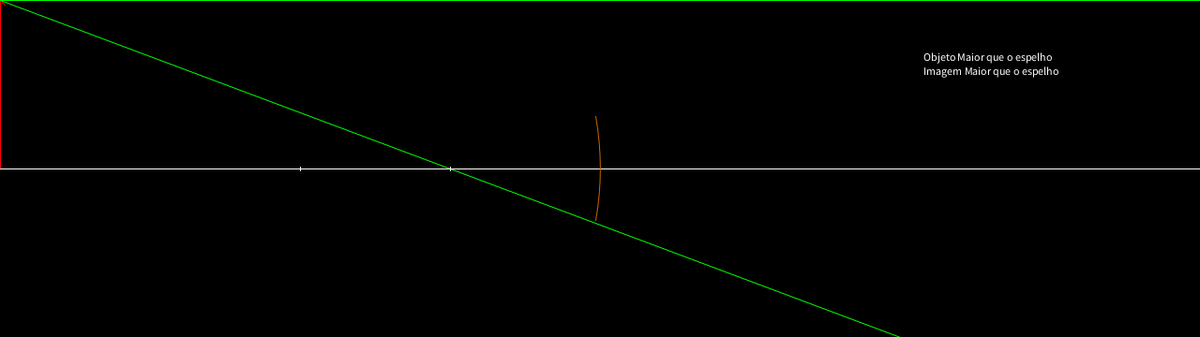
Frame 1 (no input)
Frame 60 (the mouse pressed at the canvas centre just before this capture): identical to frame 1, image omitted
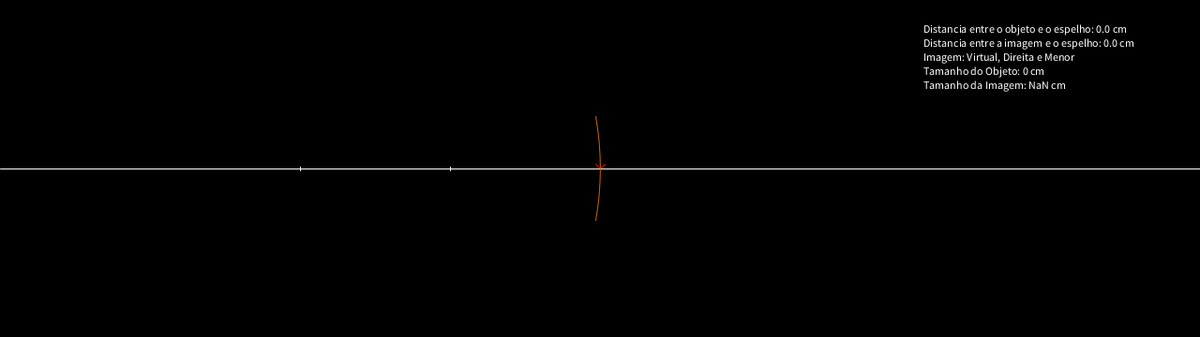
Frame 120 (the mouse held since frame 60 and released just before this capture)

The Processing sketch that drew these frames (run headless with seeded random() and noise(); from frame 60 on, the mouse is pressed at the canvas centre):

// Processing sketch: EspelhoEsferico
// ── EspelhoEsferico.pde
void setup() {
  size(1280, 360);
}

float equacaoRetaY(float x1, float y1, float x2, float y2, float x) { //calcula a altura do ponto na reta de acordo com a largura
  float coeficiente = (y2 - y1)/(x2 - x1);
  float y = (coeficiente * (x - x1)) + y1;
  return y;
}

float equacaoRetaX(float x1, float y1, float x2, float y2, float y) {//calcula a largura do ponto na reta de acordo com a altura
  float coeficiente = (y2 - y1)/(x2 - x1);
  float x = ((y-y1)/coeficiente)+x1;
  return x;
}

float equacaoGauss(float foco, float P){
  float PLinha = 0.;
  PLinha = (foco*P)/(P-foco);
  return PLinha;
}

float aumentoLinear(float PLinha, float P){
  float aumento = 0.;
  aumento = -PLinha/P;
  return aumento;
}

void draw() {
  Integer vObjeto = this.height/2 - mouseY;//altura e largura do Objeto
  PVector pObjeto = new PVector(mouseX, this.height/2 - vObjeto);//posição do topo do objeto
  
  PVector pImagem = new PVector(mouseX, this.height/2 - vObjeto);//posição do topo do objeto
  float vImagem = 0;//altura e largura do Objeto
  
  float raio = this.width/4;//valor do raio do espelho com valor de acordo com o fundo
  PVector pCentro = new PVector(this.width/2 - raio, this.height/2);//posição do centro do espelho
  float vCentro = raio;//valor numérico do centro
  PVector pFoco = new PVector(pCentro.x + vCentro/2, this.height/2);//posição do foco do espelho
  float vFoco = vCentro/2;//valor numérico de foco
  
  float pitagoras = (float) Math.sqrt(((raio*raio)-(vObjeto*vObjeto)));//distancia entre o centro do espelho e o ponto1
  PVector ponto1 = new PVector((pCentro.x + pitagoras),pObjeto.y);//ponto do espelho onde o topo do objeto é refletido
  
  float alturaMaxima = pitagoras * 0.1763269807;//valor da base * tangente de 10° para impedir que a imagem e o objeto sejam maiores que o espelho
  boolean tamanhoCerto = true;//Variavel que determina se o objeto e a imagem são menores que o espelho
  
  background(0);//plano de fundo preto

  if (mouseX < this.width/2) {//Espelho Concavo
    if(mouseY < this.height/2){//Imagem na parte de cima
      
      //Inicio Objeto
      stroke(255, 0, 0);//cor do Objeto
      line(pObjeto.x, pObjeto.y, pObjeto.x , this.height/2);
      line(pObjeto.x, pObjeto.y, pObjeto.x - 5, pObjeto.y + 5);
      line(pObjeto.x, pObjeto.y, pObjeto.x + 5, pObjeto.y + 5);
      //Fim Objeto
      
      pImagem.x = this.width/2 - equacaoGauss(vFoco, this.width/2 - pObjeto.x);
      vImagem = aumentoLinear(this.width/2 - pImagem.x,this.width/2 - pObjeto.x) * vObjeto;
      pImagem.y = this.height/2 + Math.abs(vImagem);
      
      pitagoras = (float) Math.sqrt(((raio*raio)-(vImagem*vImagem)));//distancia entre o centro do espelho e o ponto2
      PVector ponto2 = new PVector((pCentro.x+ pitagoras),this.height/2 - vImagem);//ponto do espelho onde o topo passa pelo foco e é refletido
      
      if(pObjeto.x<pFoco.x){//imagem antes do foco
        if(alturaMaxima>vObjeto){
          stroke(0, 255, 0);//cor das linhas de reflexão
          line(pObjeto.x, pObjeto.y, ponto1.x, ponto1.y);//topo do objeto ate espelho
          stroke(0, 255, 255);//cor das linhas de refletidas
          line(ponto1.x, ponto1.y, equacaoRetaX(ponto1.x, ponto1.y, pImagem.x, pImagem.y, this.height), this.height);
        }else{
          tamanhoCerto = false;
          text("Objeto Maior que o espelho", this.width/1.30, 65);
          stroke(0, 255, 0);//cor das linhas de reflexão
          line(pObjeto.x, pObjeto.y, this.width, equacaoRetaY(pObjeto.x, pObjeto.y, ponto1.x, ponto1.y, this.width));//topo do objeto ate espelho
        }
        
        if(alturaMaxima>-vImagem){
          stroke(0, 255, 0);//cor das linhas de reflexão
          line(pObjeto.x, pObjeto.y, equacaoRetaX(pObjeto.x, pObjeto.y, pFoco.x, pFoco.y, ponto2.y), ponto2.y);
          stroke(0, 255, 255);//cor das linhas de refletidas
          line(ponto2.x, ponto2.y, 0, equacaoRetaY(ponto2.x, ponto2.y, pImagem.x, pImagem.y, 0));//ponto 2 do espelho ate o canto
        }else{
          tamanhoCerto = false;
          text("Imagem Maior que o espelho", this.width/1.30, 80);
          stroke(0, 255, 0);//cor das linhas de reflexão
          line(pObjeto.x, pObjeto.y, equacaoRetaX(pObjeto.x, pObjeto.y, pFoco.x, pFoco.y, this.height), this.height);
        }
        
        if(tamanhoCerto){
          //Inicio Imagem
          stroke(255, 0, 0);//cor da Imagem
          line(pImagem.x, pImagem.y, pImagem.x , this.height/2);
          line(pImagem.x, pImagem.y, pImagem.x + 5, pImagem.y - 5);
          line(pImagem.x, pImagem.y, pImagem.x - 5, pImagem.y - 5);
          //Fim Imagem
          
          if(pImagem.x < pCentro.x){
            text("Imagem: Real, Invertida e Maior", this.width/1.30, 65);
          }else if(pImagem.x >pCentro.x){
            text("Imagem: Real, Invertida e Menor", this.width/1.30, 65);
          }else{
            text("Imagem: Real, Invertida e Igual", this.width/1.30, 65);
          }
        }
        
      }else if(pObjeto.x > pFoco.x){//imagem depois do foco
        pImagem.y -= 2*vImagem;
        
        if(alturaMaxima>vObjeto){
          //Inicio Imagem
          stroke(255, 0, 0);//cor da Imagem
          line(pImagem.x, pImagem.y, pImagem.x , this.height/2);
          line(pImagem.x, pImagem.y, pImagem.x - 5, pImagem.y + 5);
          line(pImagem.x, pImagem.y, pImagem.x + 5, pImagem.y + 5);
          //Fim Imagem
            
          text("Imagem: Virtual, Direita e Maior", this.width/1.30, 65);
          
          stroke(0, 255, 0);//cor das linhas de reflexão
          line(pObjeto.x, pObjeto.y, ponto1.x, ponto1.y);//topo do objeto ate o ponto 1 do espelho
          line(ponto1.x, ponto1.y, pFoco.x, pFoco.y);//ponto 1 do espelho ate foco
          line(pObjeto.x, pObjeto.y, this.width/2, this.height/2);//topo do objeto ate o centro da imagem
          line(this.width/2, this.height/2, equacaoRetaX(pObjeto.x, pObjeto.y + 2*vObjeto, this.width/2, this.height/2, this.height), this.height);//centro da imagem até o canto
          
          stroke(0, 0, 255);//cor das linhas do outro lado do espelho
          line(ponto1.x, ponto1.y, pImagem.x, pImagem.y);//Ponto 1 do espelho até o topo da imagem
          line(this.width/2, this.height/2, pImagem.x, pImagem.y);//centro do espelho ate o topo da imagem
        }else{
          tamanhoCerto = false;
          stroke(0, 255, 0);//cor das linhas de reflexão
          text("Objeto Maior que o espelho", this.width/1.30, 65);
          line(pObjeto.x, pObjeto.y, this.width, equacaoRetaY(pObjeto.x, pObjeto.y, ponto1.x, ponto1.y, this.width));//topo do objeto ate o canto
          line(pObjeto.x, pObjeto.y, this.width/2, this.height/2);//topo do objeto ate o centro da imagem
          line(this.width/2, this.height/2, equacaoRetaX(pObjeto.x, pObjeto.y + 2*vObjeto, this.width/2, this.height/2, this.height), this.height);//centro da imagem até o infinito
        }
        
      }else{//Objeto em cima do foco
        if(alturaMaxima>vObjeto){
          tamanhoCerto = true;
          text("Imagem: Imprópria", this.width/1.30, 65);
          stroke(0, 255, 0);//cor das linhas de reflexo
          line(pObjeto.x, pObjeto.y, ponto1.x, ponto1.y);//topo do objeto ate o ponto 1 do espelho
          line(ponto1.x, ponto1.y, equacaoRetaX(ponto1.x, ponto1.y, pFoco.x, pFoco.y, this.height), this.height);//espelho ate o infinito
          line(pObjeto.x, pObjeto.y, this.width/2, this.height/2);//Topo do objeto ao centro da imagem
          line(this.width/2, this.height/2, equacaoRetaX(ponto1.x, ponto1.y, pFoco.x, pFoco.y, this.height)+vFoco, this.height);//centro do espelho até o infinito
        }else{
          tamanhoCerto = false;
          stroke(0, 255, 0);//cor das linhas de reflexo
          text("Objeto Maior que o espelho", this.width/1.30, 65);
          text("Ainda bem que já não ia ter imagem mesmo kk", this.width/1.30, 80);
          line(pObjeto.x, pObjeto.y, this.width, equacaoRetaY(pObjeto.x, pObjeto.y, ponto1.x, ponto1.y, this.width));//topo do objeto ate o ponto 1 do espelho
          line(pObjeto.x, pObjeto.y, this.width/2, this.height/2);//topo do objeto ate o centro da imagem
          line(this.width/2, this.height/2, equacaoRetaX(pObjeto.x, pObjeto.y + 2*vObjeto, this.width/2, this.height/2, this.height), this.height);//centro da imagem até o canto
        }
      }
      
    }else{//imagem na parte de baixo
      //Inicio Objeto
      stroke(255, 0, 0);//cor do Objeto
      line(pObjeto.x, pObjeto.y, pObjeto.x , this.height/2);
      line(pObjeto.x, pObjeto.y, pObjeto.x + 5, pObjeto.y - 5);
      line(pObjeto.x, pObjeto.y, pObjeto.x - 5, pObjeto.y - 5);
      //Fim Objeto
      
      pImagem.x = this.width/2 - equacaoGauss(vFoco, this.width/2 - pObjeto.x);
      vImagem = aumentoLinear(this.width/2 - pImagem.x,this.width/2 - pObjeto.x) * vObjeto;
      pImagem.y = this.height/2 - Math.abs(vImagem);
      
      pitagoras = (float) Math.sqrt(((raio*raio)-(vImagem*vImagem)));//distancia entre o centro do espelho e o ponto 2
      PVector ponto2 = new PVector((pCentro.x+ pitagoras),this.height/2 - vImagem);//ponto do espelho onde o topo passa pelo foco e é refletido
      
      if(pObjeto.x<pFoco.x){//imagem antes do foco
        if(alturaMaxima>-vObjeto){
          stroke(0, 255, 0);//cor das linhas de reflexão
          line(pObjeto.x, pObjeto.y, ponto1.x, ponto1.y);//topo do objeto ate espelho
          stroke(0, 255, 255);//cor das linhas de refletidas
          line(ponto1.x, ponto1.y, equacaoRetaX(ponto1.x, ponto1.y, pImagem.x, pImagem.y, 0), 0);
        }else{
          tamanhoCerto = false;
          text("Objeto Maior que o espelho", this.width/1.30, 65);
          stroke(0, 255, 0);//cor das linhas de reflexão
          line(pObjeto.x, pObjeto.y, this.width, equacaoRetaY(pObjeto.x, pObjeto.y, ponto1.x, ponto1.y, this.width));//topo do objeto ate espelho
        }
        
        if(alturaMaxima>vImagem){
          stroke(0, 255, 0);//cor das linhas de reflexão
          line(pObjeto.x, pObjeto.y, equacaoRetaX(pObjeto.x, pObjeto.y, pFoco.x, pFoco.y, ponto2.y), ponto2.y);
          stroke(0, 255, 255);//cor das linhas de refletidas
          line(ponto2.x, ponto2.y, 0, equacaoRetaY(ponto2.x, ponto2.y, pImagem.x, pImagem.y, 0));//ponto 2 do espelho ate imagem
        }else{
          tamanhoCerto = false;
          text("Imagem Maior que o espelho", this.width/1.30, 80);
          stroke(0, 255, 0);//cor das linhas de reflexão
          line(pObjeto.x, pObjeto.y, equacaoRetaX(pObjeto.x, pObjeto.y, pFoco.x, pFoco.y, 0), 0);
        }
        
        if(tamanhoCerto){
          //Inicio Imagem
          stroke(255, 0, 0);//cor da Imagem
          line(pImagem.x, pImagem.y, pImagem.x , this.height/2);
          line(pImagem.x, pImagem.y, pImagem.x - 5, pImagem.y + 5);
          line(pImagem.x, pImagem.y, pImagem.x + 5, pImagem.y + 5);
          //Fim Imagem
          
          if(pImagem.x < pCentro.x){
            text("Imagem: Real, Invertida e Maior", this.width/1.30, 65);
          }else if(pImagem.x >pCentro.x){
            text("Imagem: Real, Invertida e Menor", this.width/1.30, 65);
          }else{
            text("Imagem: Real, Invertida e Igual", this.width/1.30, 65);
          }
        }
        
      }else if(pObjeto.x > pFoco.x){//imagem depois do foco
        pImagem.y -= 2*vImagem;
        
        if(alturaMaxima>-vObjeto){
          //Inicio Imagem
          stroke(255, 0, 0);//cor da Imagem
          line(pImagem.x, pImagem.y, pImagem.x , this.height/2);
          line(pImagem.x, pImagem.y, pImagem.x + 5, pImagem.y - 5);
          line(pImagem.x, pImagem.y, pImagem.x - 5, pImagem.y - 5);
          //Fim Imagem
            
          text("Imagem: Virtual, Direita e Maior", this.width/1.30, 65);
          
          stroke(0, 255, 0);//cor das linhas de refletidas
          line(pObjeto.x, pObjeto.y, ponto1.x, ponto1.y);//topo do objeto ate o ponto 1 do espelho
          line(ponto1.x, ponto1.y, pFoco.x, pFoco.y);//espelho ate foco
          line(pObjeto.x, pObjeto.y, this.width/2, this.height/2);//topo do objeto ate o centro da imagem
          line(this.width/2, this.height/2, equacaoRetaX(pObjeto.x, pObjeto.y + 2*vObjeto, this.width/2, this.height/2, 0), 0);//centro da imagem até o canto
          
          stroke(0, 0, 255);//cor das linhas do outro lado do espelho
          line(ponto1.x, ponto1.y, pImagem.x, pImagem.y);//Ponto do espelho até o topo da imagem
          line(this.width/2, this.height/2, pImagem.x, pImagem.y);//centro do espelho ate o topo da imagem
        }else{
          tamanhoCerto = false;
          stroke(0, 255, 0);//cor das linhas de reflexão
          text("Objeto Maior que o espelho", this.width/1.30, 65);
          line(pObjeto.x, pObjeto.y, this.width, equacaoRetaY(pObjeto.x, pObjeto.y, ponto1.x, ponto1.y, this.width));//topo do objeto ate o ponto 1 do espelho
          line(pObjeto.x, pObjeto.y, this.width/2, this.height/2);//topo do objeto ate o centro da imagem
          line(this.width/2, this.height/2, equacaoRetaX(pObjeto.x, pObjeto.y + 2*vObjeto, this.width/2, this.height/2, 0), 0);//centro da imagem até o canto
        }
        
      }else{//Objeto em cima do foco
        if(alturaMaxima>-vObjeto){
          tamanhoCerto = true;
          text("Imagem: Imprópria", this.width/1.30, 65);
          stroke(0, 255, 0);//cor das linhas de reflexo
          line(pObjeto.x, pObjeto.y, ponto1.x, ponto1.y);//topo do objeto ate o ponto 1 do espelho
          line(ponto1.x, ponto1.y, equacaoRetaX(ponto1.x, ponto1.y, pFoco.x, pFoco.y, 0), 0);//espelho ate o infinito
          line(pObjeto.x, pObjeto.y, this.width/2, this.height/2);//Topo do objeto ao centro da imagem
          line(this.width/2, this.height/2, equacaoRetaX(ponto1.x, ponto1.y, pFoco.x, pFoco.y, 0)+vFoco, 0);//centro do espelho até o infinito
        }else{
          tamanhoCerto = false;
          stroke(0, 255, 0);//cor das linhas de reflexo
          text("Objeto Maior que o espelho", this.width/1.30, 65);
          line(pObjeto.x, pObjeto.y, this.width, equacaoRetaY(pObjeto.x, pObjeto.y, ponto1.x, ponto1.y, this.width));//topo do objeto ate espelho
          line(pObjeto.x, pObjeto.y, this.width/2, this.height/2);//topo do objeto ate o centro da imagem
          line(this.width/2, this.height/2, equacaoRetaX(pObjeto.x, pObjeto.y + 2*vObjeto, this.width/2, this.height/2, this.height), this.height);//centro da imagem até o canto
        }
      }
    }
  }else{//Espelho convexo
    if(mouseY < this.height/2){//Imagem na parte de cima
      
      pImagem.x = this.width/2 - equacaoGauss(vFoco, this.width/2 - pObjeto.x);
      vImagem = aumentoLinear(this.width/2 - pImagem.x,this.width/2 - pObjeto.x) * vObjeto;
      pImagem.y = this.height/2 - Math.abs(vImagem);
      
      //Inicio Objeto
      stroke(255, 0, 0);//cor das linhas de reflexo
      line(pObjeto.x, pObjeto.y, pObjeto.x , this.height/2);
      line(pObjeto.x, pObjeto.y, pObjeto.x - 5, pObjeto.y + 5);
      line(pObjeto.x, pObjeto.y, pObjeto.x + 5, pObjeto.y + 5);
      //Fim Objeto
        
      if(alturaMaxima>vObjeto){
        
        stroke(0, 255, 0);//cor das linhas de reflexão
        line(pObjeto.x, pObjeto.y, ponto1.x, ponto1.y);//topo do objeto ate espelho
        line(pObjeto.x, pObjeto.y, this.width/2, this.height/2);//topo do objeto ate o centro do espelho
        line(this.width/2, this.height/2, this.width, equacaoRetaY(pObjeto.x, pObjeto.y + 2*vObjeto, this.width/2, this.height/2, this.width));//Reflexão do centro do espelho
        line(ponto1.x, ponto1.y, this.width, equacaoRetaY(ponto1.x, ponto1.y, pFoco.x, pFoco.y, this.width));
        
        stroke(0, 0, 255);//cor das linhas do outro lado do espelho
        line(ponto1.x, ponto1.y, pFoco.x, pFoco.y);
        line(this.width/2, this.height/2, pImagem.x, pImagem.y);
        
        //Inicio Imagem
        stroke(255, 0, 0);//cor da Imagem
        line(pImagem.x, pImagem.y, pImagem.x , this.height/2);
        line(pImagem.x, pImagem.y, pImagem.x - 5, pImagem.y + 5);
        line(pImagem.x, pImagem.y, pImagem.x + 5, pImagem.y + 5);
         //Fim Imagem
        
        text("Imagem: Virtual, Direita e Menor", this.width/1.30, 65);
      }else{
        tamanhoCerto = false;
        text("Objeto Maior que o espelho", this.width/1.30, 65);
        stroke(0, 255, 0);//cor das linhas de reflexão
        line(pObjeto.x, pObjeto.y, 0, equacaoRetaY(pObjeto.x, pObjeto.y,ponto1.x, ponto1.y, 0));//topo do objeto ate espelho
        line(pObjeto.x, pObjeto.y, this.width/2, this.height/2);//topo do objeto ate o centro do espelho
        line(this.width/2, this.height/2, this.width, equacaoRetaY(pObjeto.x, pObjeto.y + 2*vObjeto, this.width/2, this.height/2, this.width));//Reflexão do centro
      }
    }else{//imagem na parte de baixo
      pImagem.x = this.width/2 - equacaoGauss(vFoco, this.width/2 - pObjeto.x);
      vImagem = aumentoLinear(this.width/2 - pImagem.x,this.width/2 - pObjeto.x) * vObjeto;
      pImagem.y = this.height/2 + Math.abs(vImagem);
      
      //Inicio Objeto
      stroke(255, 0, 0);//cor do Objeto
      line(pObjeto.x, pObjeto.y, pObjeto.x , this.height/2);
      line(pObjeto.x, pObjeto.y, pObjeto.x + 5, pObjeto.y - 5);
      line(pObjeto.x, pObjeto.y, pObjeto.x - 5, pObjeto.y - 5);
      //Fim Objeto
        
      if(alturaMaxima>-vObjeto){
        
        stroke(0, 255, 0);//cor das linhas de reflexo
        line(pObjeto.x, pObjeto.y, ponto1.x, ponto1.y);//topo do objeto ate espelho
        line(pObjeto.x, pObjeto.y, this.width/2, this.height/2);//topo do objeto ate o centro do espelho
        line(this.width/2, this.height/2, this.width, equacaoRetaY(pObjeto.x, pObjeto.y + 2*vObjeto, this.width/2, this.height/2, this.width));//Reflexão do centro
        line(ponto1.x, ponto1.y, this.width, equacaoRetaY(ponto1.x, ponto1.y, pFoco.x, pFoco.y, this.width));
        
        stroke(0, 0, 255);//cor das linhas do outro lado do espelho
        line(ponto1.x, ponto1.y, pFoco.x, pFoco.y);
        line(this.width/2, this.height/2, pImagem.x, pImagem.y);
        
        //Inicio Imagem
        stroke(255, 0, 0);//cor da Imagem
        line(pImagem.x, pImagem.y, pImagem.x , this.height/2);
        line(pImagem.x, pImagem.y, pImagem.x + 5, pImagem.y - 5);
        line(pImagem.x, pImagem.y, pImagem.x - 5, pImagem.y - 5);
         //Fim Imagem
        
        text("Imagem: Virtual, Direita e Menor", this.width/1.30, 65);
      }else{
        tamanhoCerto = false;
        text("Objeto Maior que o espelho", this.width/1.30, 65);
        stroke(0, 255, 0);//cor das linhas de reflexo
        line(pObjeto.x, pObjeto.y, 0, equacaoRetaY(pObjeto.x, pObjeto.y,ponto1.x, ponto1.y, 0));//topo do objeto ate o canto
        line(pObjeto.x, pObjeto.y, this.width/2, this.height/2);//topo do objeto ate o centro do espelho
        line(this.width/2, this.height/2, this.width, equacaoRetaY(pObjeto.x, pObjeto.y + 2*vObjeto, this.width/2, this.height/2, this.width));//Reflexão do centro do espelho
      }
    }
  }
  
  if(tamanhoCerto){
    //centimetros = pixels
    text("Distancia entre o objeto e o espelho: " + Math.abs(this.width/2 -pObjeto.x) + " cm", this.width/1.30, 35);
    text("Distancia entre a imagem e o espelho: " + Math.abs(this.width/2 -pImagem.x) + " cm", this.width/1.30, 50);
    text("Tamanho do Objeto: " + Math.abs(vObjeto) + " cm", this.width/1.30, 80);
    text("Tamanho da Imagem: " + Math.abs(vImagem) + " cm", this.width/1.30, 95);
  }
  stroke(255, 255, 255);//cor da linha
  //Linha Horizontal
  line(0, this.height/2, this.width, this.height/2);
  
  //Centro
  line(pCentro.x, this.height/2 - 2, pCentro.x , this.height/2 + 2);
  //Foco
  line(pFoco.x, this.height/2 - 2, pFoco.x , this.height/2 + 2);
  
  //Inicio Espelho
  noFill();//preenchimento interior do arco
  stroke(204, 102, 0);//cor do arco
  arc(this.width/2 - raio, this.height/2, raio*2, raio*2, -HALF_PI/9, HALF_PI/9);//arco(Espelho) formando no máximo 10 Graus com o centro
  //Fim Espelho
  
  //-- Regras de Nitidez do Espelho
  //http://alunosonline.uol.com.br/fisica/condicoes-gauss-para-espelhos-esfericos.html
  //http://papofisico.tumblr.com/post/35741884495/condi%C3%A7%C3%A3o-de-nitidez-de-gauss
}
